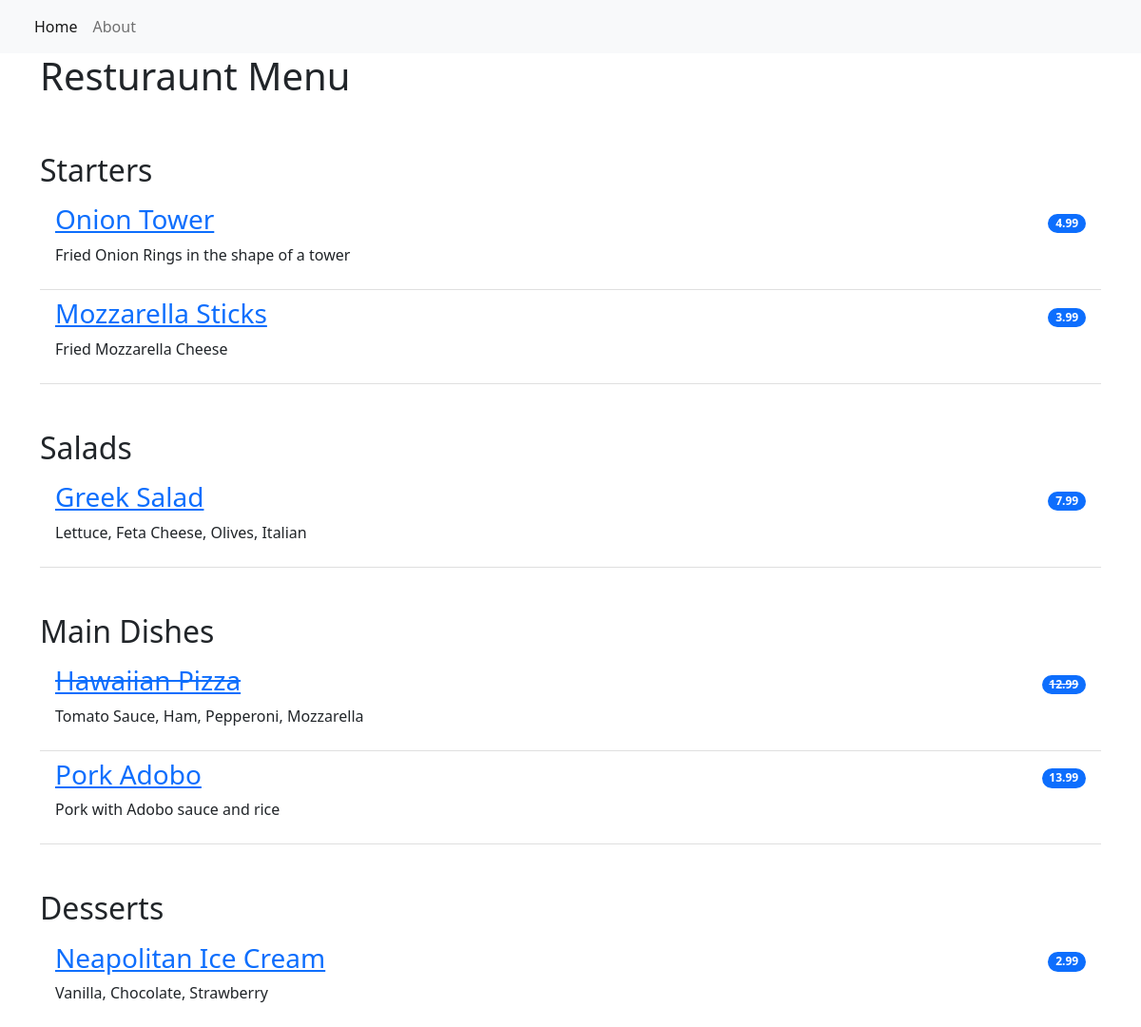
The app's page /, older data.
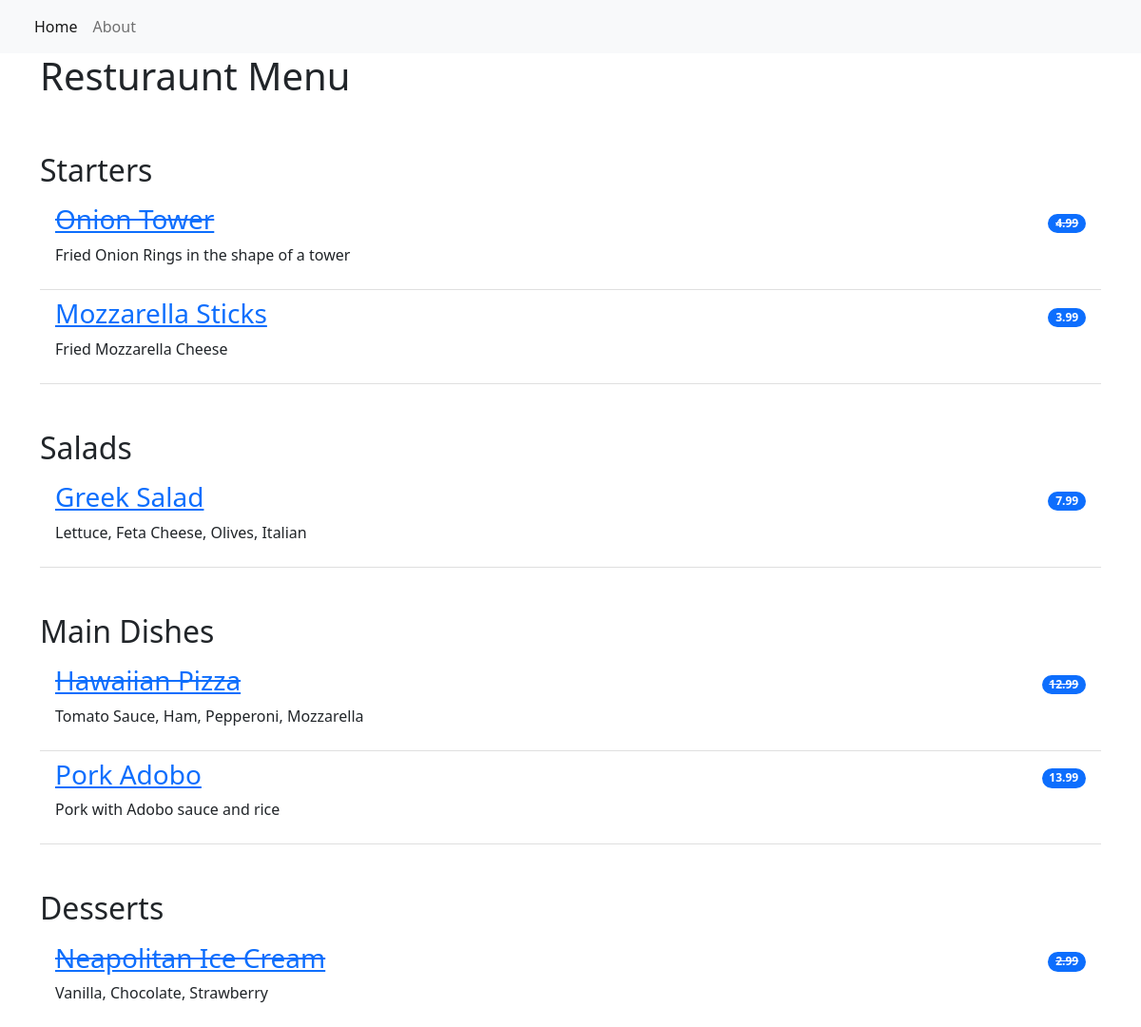
The same page, newer data.
### restaurant_menu/models.py (models this page shows, shortened)
class Item(models.Model):
    meal = models.CharField(max_length=1000, unique=True)   #this is a column in a database
    description = models.CharField(max_length=2000)
    price = models.DecimalField(max_digits=8, decimal_places=2)
    meal_type = models.CharField(max_length=500, choices = MEAL_TYPE)
    author = models.ForeignKey(User, on_delete=models.PROTECT)      #CASCADE will delete all meals from the User who is deleted
    status = models.IntegerField(choices=STATUS, default=1)
    date_created = models.DateTimeField(auto_now_add=True)
    date_modified = models.DateTimeField(auto_now=True)

### restaurant_menu/views.py (the view)
# urls.py: path('', views.MenuList.as_view(), name='home'),    #when the visitor the homes page, then get all information from index.html3=
class MenuList(generic.ListView):   #this function requires very name specific variable
    queryset = Item.objects.order_by('date_created')
    template_name = 'index.html'
    def get_context_data(self, **kwargs): #this is specific named for django
        context = super().get_context_data(**kwargs)    #this will pull the data from the database
        context['meals'] = MEAL_TYPE
        return context

### templates/index.html
{% extends 'base.html' %}
{% block content %}
<div class="container">
    <h1>Resturaunt Menu</h1>
    <ul class="list-group list-group-flush">
        {% for meal in meals %}
            <h2 class="pt-5">{{ meal.1 }}</h2>
            {% for m in item_list %}
                {% if m.meal_type == meal.0 %}
                    <li class="list-group-item d-flex justify-content-between align-items-center border-0 pb-0">
                        {% if m.status == 0 %}
                        <a href="{% url 'menu_item' m.pk %}"><h3><del>{{ m.meal }}</del></h3></a>
                        <span class="badge bg-primary rounded-pill"><s>{{ m.price }}</s></span>
                        {% else %}
                        <a href="{% url 'menu_item' m.pk %}"><h3>{{ m.meal }}</h3></a>
                        <span class="badge bg-primary rounded-pill">{{ m.price }}</span>
                        {% endif %}
                    </li>
                    <li class="list-group-item pt-0">
                        <p>{{ m.description }}</p>
                    </li>
                {% endif %}
            {% endfor %}
        {% endfor %}
    </ul>
</div>
{% endblock content %}

Row changes from the older to the newer data that the page shows:
changed Item "Onion Tower": status 1 → 0 (drawn)
changed Item "Neapolitan Ice Cream": status 1 → 0 (drawn)
Text that changed along with them:
list line gone: "Onion Tower 4.99"
new list line: "Onion Tower 4.99"
list line gone: "Neapolitan Ice Cream 2.99"
new list line: "Neapolitan Ice Cream 2.99"
